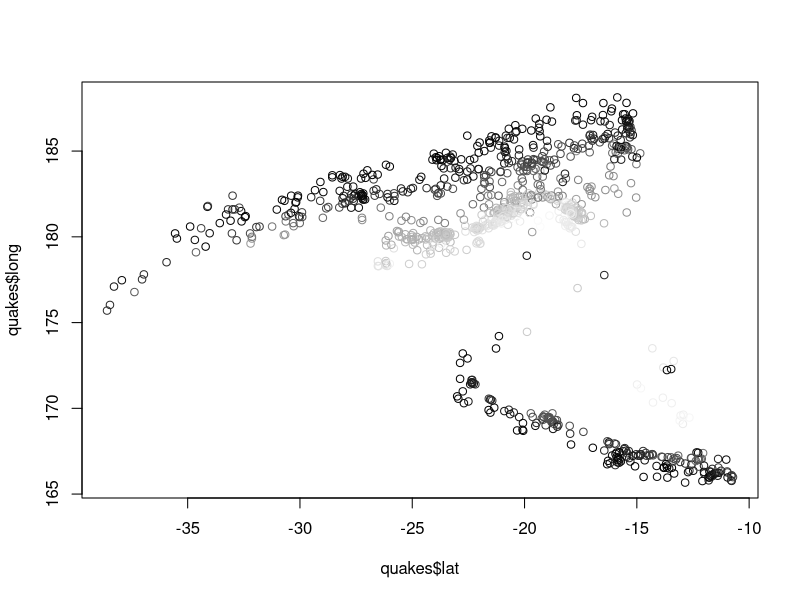
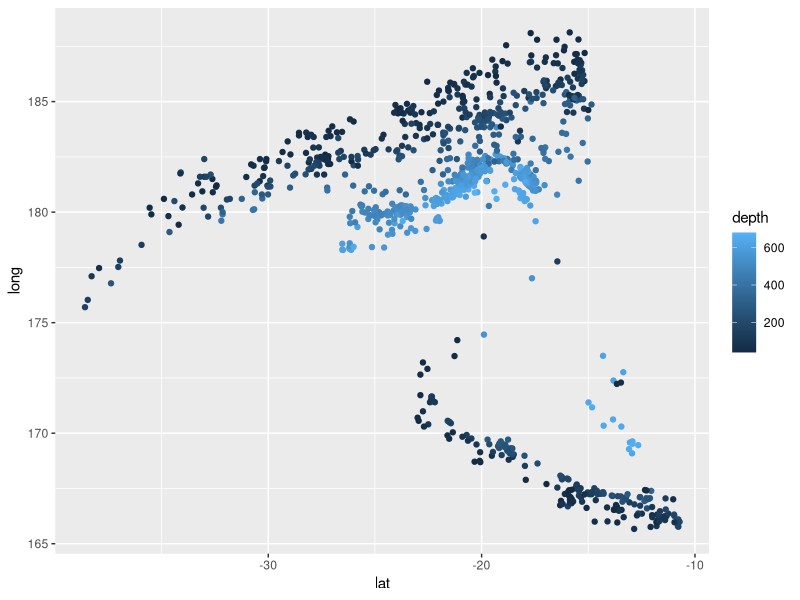
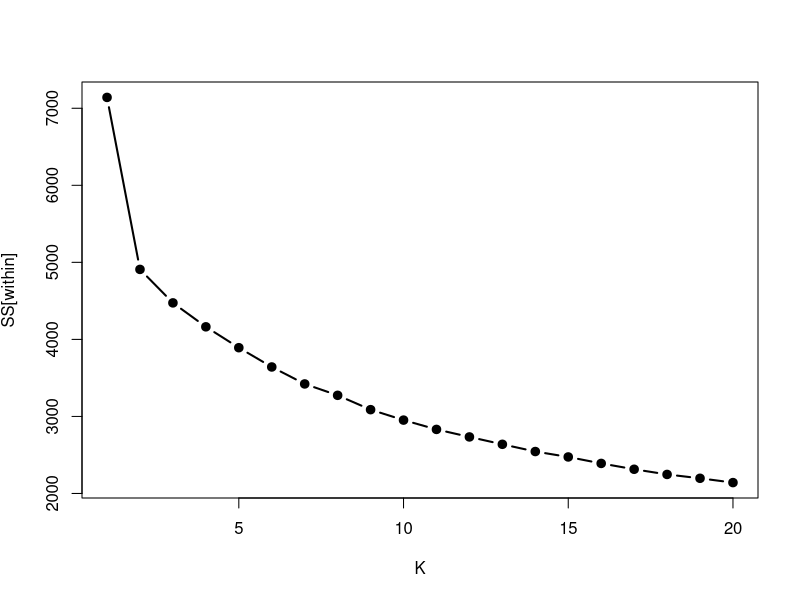
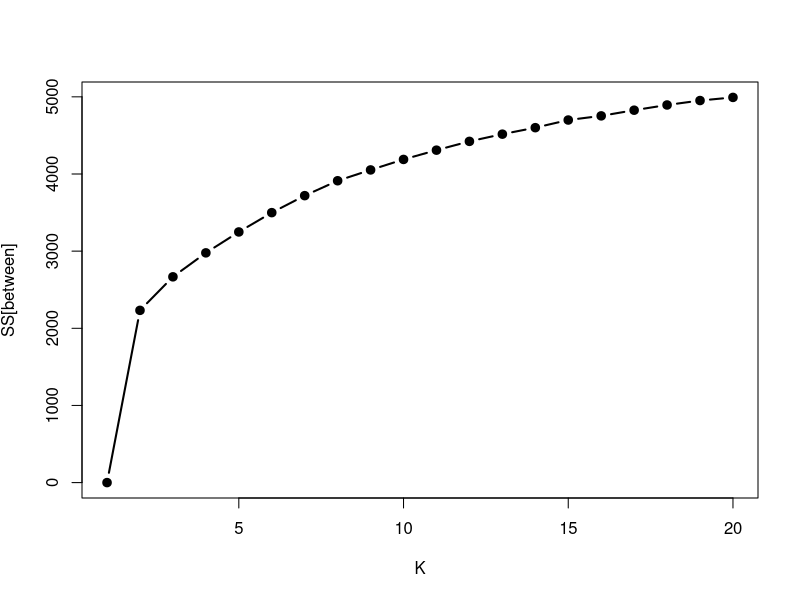
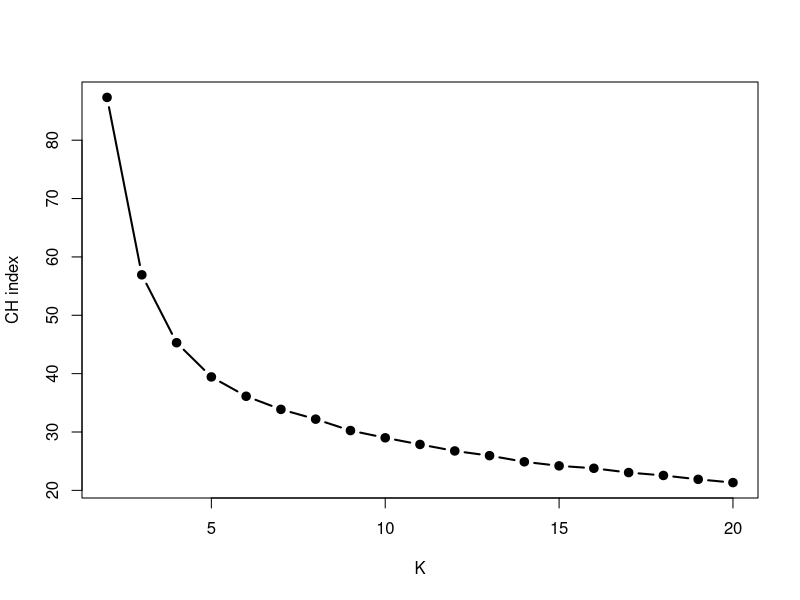
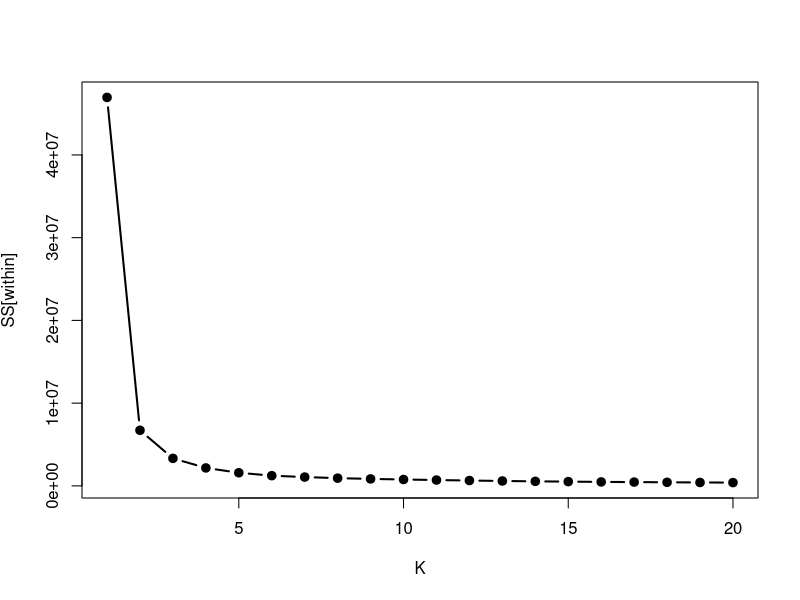
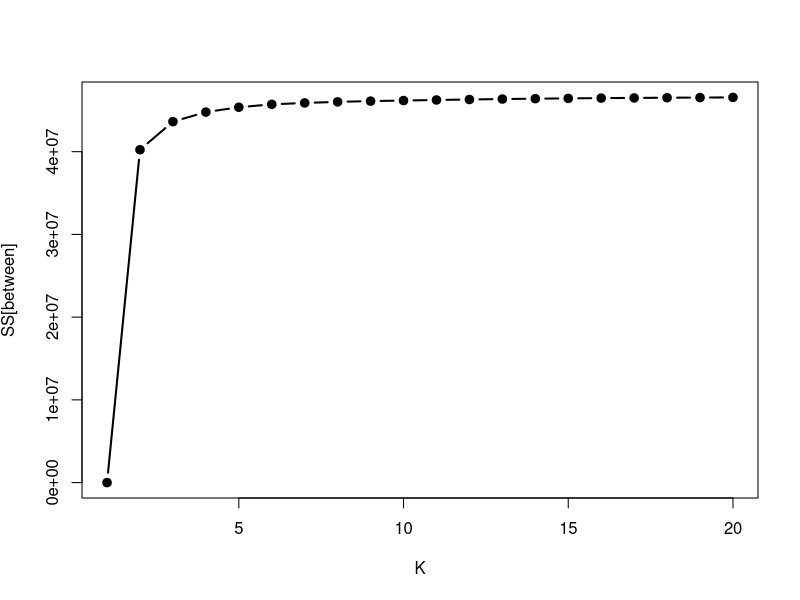
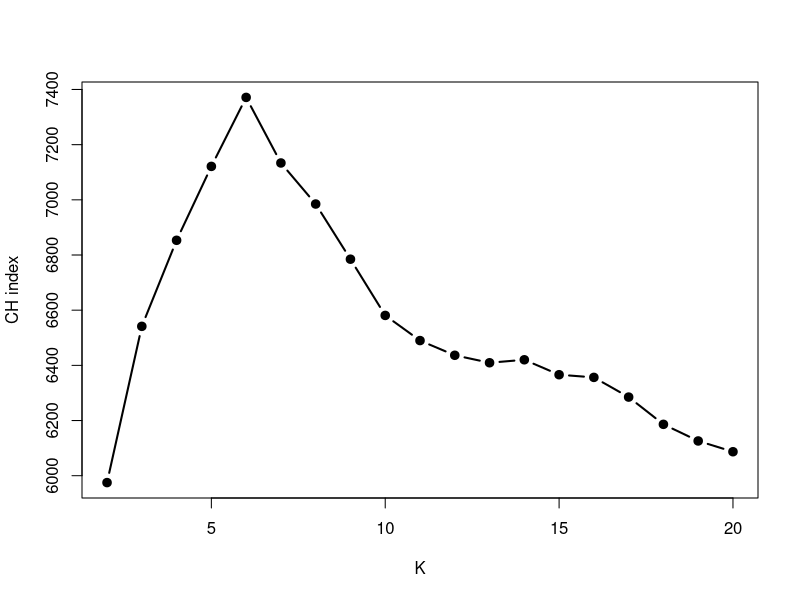

Recreate these plots in R, in order. (Note: a time limit stopped this script after it produced the figures.)
## ---- chunk 1
library(ggplot2)
library(cluster)
knitr::opts_chunk$set(echo = TRUE)
## ---- chunk 2
clr <- gray((quakes$depth-min(quakes$depth))/range(quakes$depth)%*%c(-1,1))
plot(quakes$lat,quakes$long,col=clr)
## ---- chunk 3
ggplot(quakes,aes(x=lat,y=long,colour=depth))+geom_point()
## ---- chunk 4
whsAnnBdatNum <- read.table("whs2016_AnnexB-data-wo-NAs.txt",sep="\t",header=TRUE,quote="")
whsAnnBdatNum <- scale(whsAnnBdatNum)
w=numeric(20)
for ( k in 1:20 ) {
kf=kmeans(whsAnnBdatNum,k,nstart = 100)
w[k] = kf$tot.withinss
}
plot(1:20,w,type="b",lwd=2,pch=19,xlab="K",
ylab=expression("SS[within]"))

w=numeric(20)
for ( k in 1:20 ) {
kf=kmeans(whsAnnBdatNum,k,nstart = 100)
w[k] = kf$betweenss
}
plot(1:20,w,type="b",lwd=2,pch=19,xlab="K",
ylab=expression("SS[between]"))

w=numeric(20)
for ( k in 2:20 ) {
kf=kmeans(whsAnnBdatNum,k,nstart = 100)
w[k] = (kf$betweenss/(k-1))/
(kf$tot.withinss/(nrow(whsAnnBdatNum)-k))
}
plot(2:20,w[-1],type="b", lwd=2,pch=19,xlab="K",
ylab="CH index")
## ---- chunk 5
w=numeric(20)
for ( k in 1:20 ) {
kf=kmeans(quakes,k,nstart = 100)
w[k] = kf$tot.withinss
}
plot(1:20,w,type="b",lwd=2,pch=19,xlab="K",
ylab=expression("SS[within]"))

w=numeric(20)
for ( k in 1:20 ) {
kf=kmeans(quakes,k,nstart = 100)
w[k] = kf$betweenss
}
plot(1:20,w,type="b",lwd=2,pch=19,xlab="K",
ylab=expression("SS[between]"))

w=numeric(20)
for ( k in 2:20 ) {
kf=kmeans(quakes,k,nstart = 100)
w[k] = (kf$betweenss/(k-1))/
(kf$tot.withinss/(nrow(quakes)-k))
}
plot(2:20,w[-1],type="b", lwd=2,pch=19,xlab="K",
ylab="CH index")
## ---- chunk 6
gskmn <- clusGap(whsAnnBdatNum, FUNcluster=kmeans, K.max = 20, B=60, nstart=100)
plot(2:20,gskmn$Tab[2:20,3],type="b", lwd=2,pch=19,xlab="K",
ylab="Gap Stats")

## ---- chunk 7
gskmn <- clusGap(quakes, FUNcluster=kmeans, K.max = 20, B=60, nstart=100)
plot(2:20,gskmn$Tab[2:20,3],type="b", lwd=2,pch=19,xlab="K",
ylab="Gap Stats")

## ---- chunk 8
matrix.sort <- function(m) {
  if (nrow(m) != ncol(m)) { stop("Not diagonal") }
  if(is.null(rownames(m))) { rownames(m) = 1:nrow(matrix)}
  row.max = apply(m,1,which.max)
  if(any(table(row.max) != 1)) {
    col.max = apply(m,2,which.max)
    if ( any(table(col.max)!=1) ) {
      warning("Ties cannot be resolved")
    }
    return(m[,order(col.max)])
  }
  m[order(row.max),]
}

cmp.shortcut = function(K) {
  matrix.sort(
    table(
          kmeans=kmeans(whsAnnBdatNum,K,nstart = 100)$cluster,
          hcluster=cutree(hclust(dist(whsAnnBdatNum), method="ward.D2"), k=K)
          )
  )
}
cmp.shortcut(2)
cmp.shortcut(3)
cmp.shortcut(4)
## ---- chunk 9
cmp.shortcut = function(K) {
  matrix.sort(
    table(
          kmeans=kmeans(quakes,K,nstart = 100)$cluster,
          hcluster=cutree(hclust(dist(quakes), method="ward.D2"), k=K)
          )
  )
}
cmp.shortcut(2)
cmp.shortcut(3)
cmp.shortcut(4)

## ---- chunk 10
hcluster=hclust(dist(whsAnnBdatNum), method="ward.D2")
ori.heights = hcluster$height
rnd.heights = numeric()
for ( i.sim in 1:100 ) {
  data.rnd <-apply(whsAnnBdatNum,2,sample)
  hw.rnd=hclust(dist(data.rnd),method="ward.D2")
  rnd.heights <- c(rnd.heights,hw.rnd$height)
}
plot(ori.heights,rank(ori.heights)/length(ori.heights),col="red",xlab="height",ylab="F(height)",pch=19)
points(rnd.heights,rank(rnd.heights)/length(rnd.heights),col="blue")

## ---- chunk 11
hcluster=hclust(dist(quakes), method="ward.D2")
ori.heights = hcluster$height
rnd.heights = numeric()
for ( i.sim in 1:100 ) {
  data.rnd <-apply(quakes,2,sample)
  hw.rnd=hclust(dist(data.rnd),method="ward.D2")
  rnd.heights <- c(rnd.heights,hw.rnd$height)
}
plot(ori.heights,rank(ori.heights)/length(ori.heights),col="red",xlab="height",ylab="F(height)",pch=19)
points(rnd.heights,rank(rnd.heights)/length(rnd.heights),col="blue")
